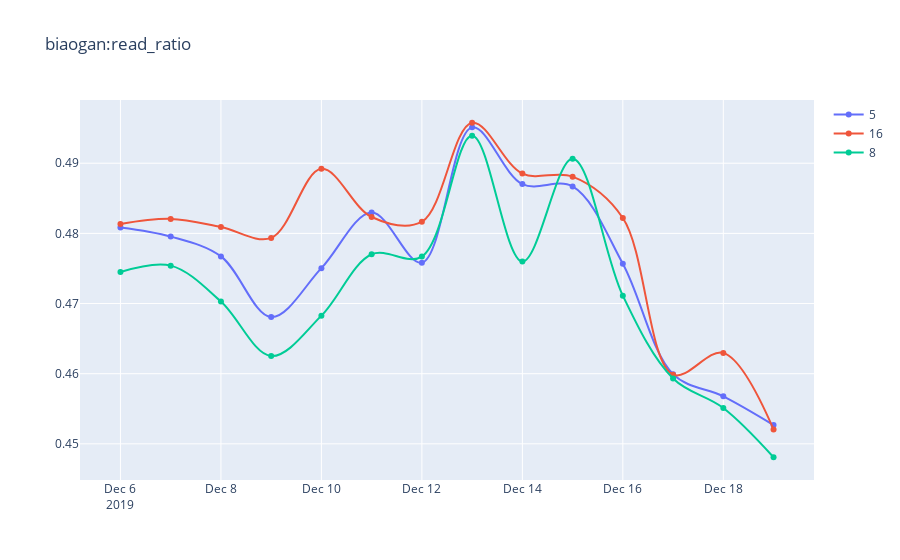
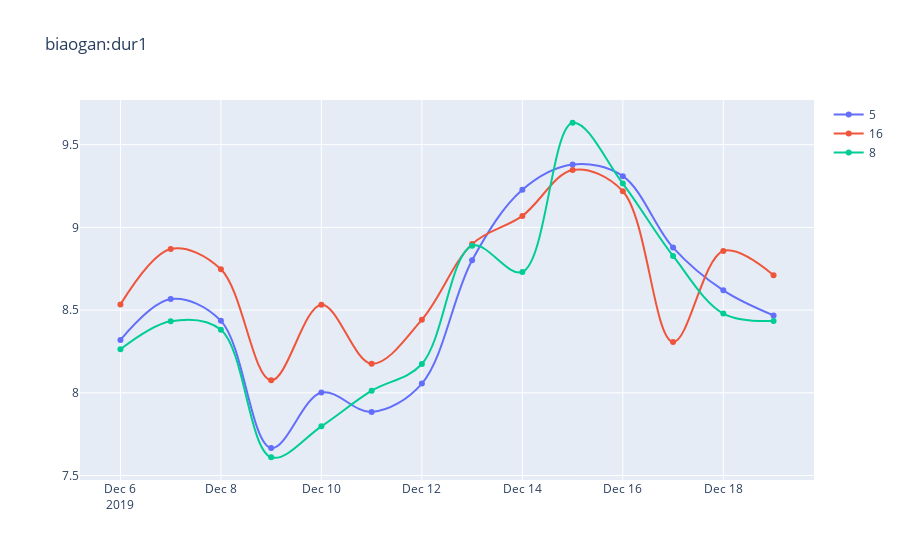
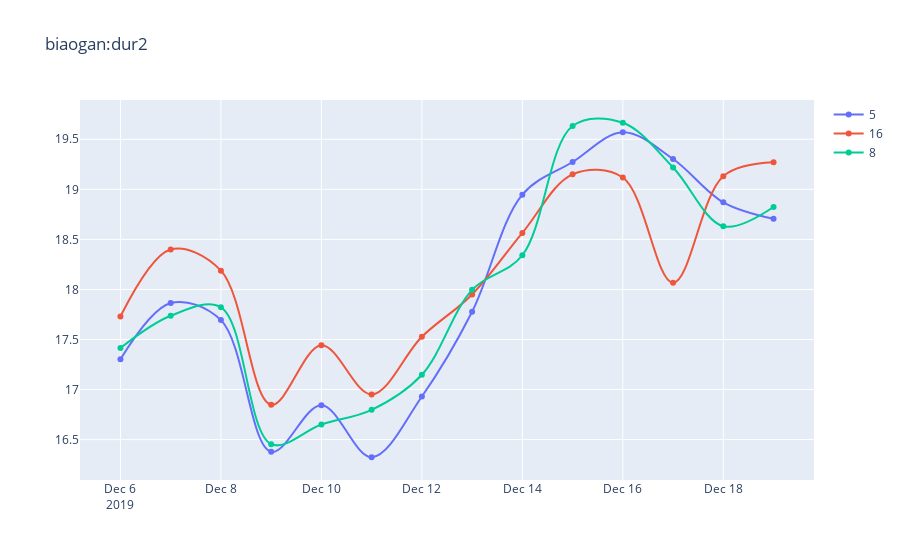
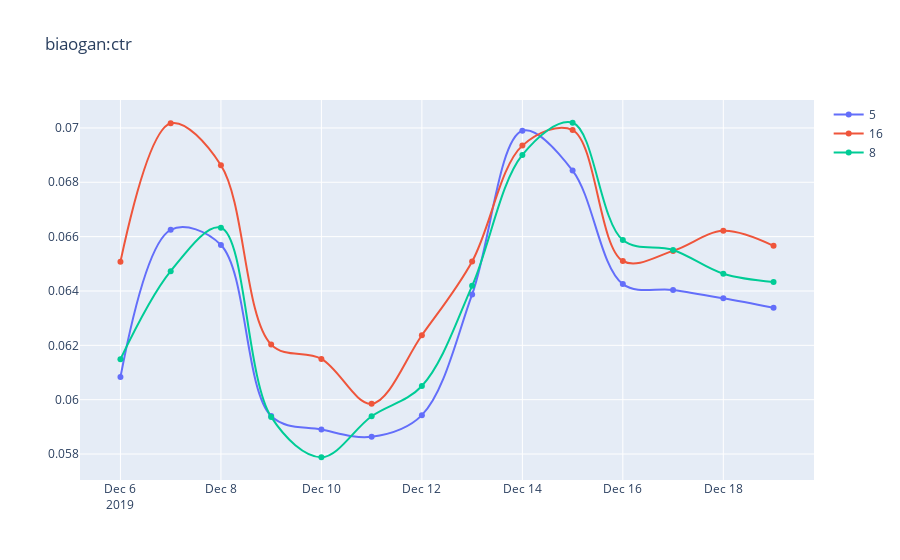

Notebook code cell kept with these figures, in order:
### Code cell
show(biaogan)
# show(tuwen)
